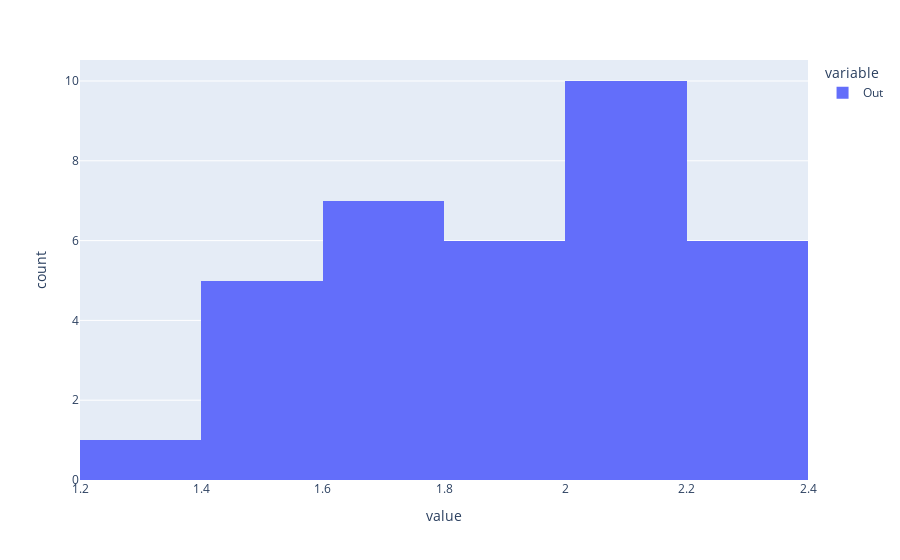

The notebook cell saved with this chart:
### Code cell
fig = px.histogram(subset_code)
fig.show()

### Figure 1 — Plotly figure (JSON) as saved in the notebook; plotly's stock layout.template omitted (floating-point values rounded to 4 significant figures)
{"data": [{"alignmentgroup": "True", "bingroup": "x", "hovertemplate": "variable=Out<br>value=%{x}<br>count=%{y}<extra></extra>", "legendgroup": "Out", "marker": {"color": "#636efa", "pattern": {"shape": ""}}, "name": "Out", "offsetgroup": "Out", "orientation": "v", "showlegend": true, "type": "histogram", "x": [2.028, 1.982, 2.08, 1.544, 1.41, 1.214, 1.478, 1.612, 1.667, 1.667, 2.22, 1.933, 2.028, 2.028, 2.196, 2.08, 2.196, 2.22, 2.22, 2.192, 1.79, 1.933, 1.682, 1.701, 1.903, 1.848, 1.856, 2.34, 1.422, 2.08, 2.184, 2.242, 1.453, 2.263, 1.669], "xaxis": "x", "yaxis": "y"}], "layout": {"barmode": "relative", "legend": {"title": {"text": "variable"}, "tracegroupgap": 0}, "margin": {"t": 60}, "xaxis": {"anchor": "y", "domain": [0, 1], "title": {"text": "value"}}, "yaxis": {"anchor": "x", "domain": [0, 1], "title": {"text": "count"}}}}
